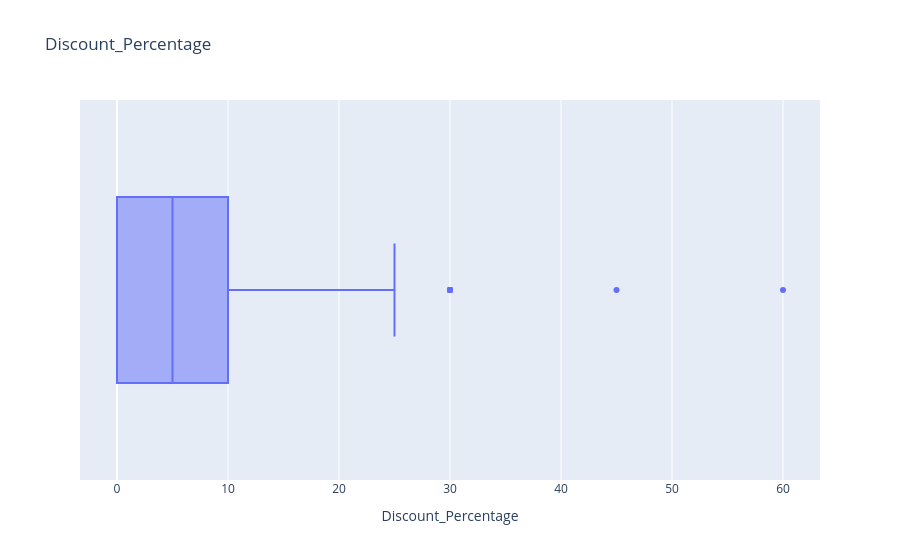

Notebook source saved alongside this figure:
### Code cell
px.box(data_frame= df, x= 'Discount_Percentage', title= 'Discount_Percentage')

### Figure 1 — Plotly figure (JSON) as saved in the notebook; plotly's stock layout.template omitted (floating-point values rounded to 4 significant figures; data arrays with more than 128 entries replaced by an {"elided": "..."} marker saying what was removed)
{"data": [{"alignmentgroup": "True", "hovertemplate": "Discount_Percentage=%{x}<extra></extra>", "legendgroup": "", "marker": {"color": "#636efa"}, "name": "", "notched": false, "offsetgroup": "", "orientation": "h", "showlegend": false, "type": "box", "x": {"elided": "16890 float values"}, "x0": " ", "xaxis": "x", "y0": " ", "yaxis": "y"}], "layout": {"boxmode": "group", "legend": {"tracegroupgap": 0}, "title": {"text": "Discount_Percentage"}, "xaxis": {"anchor": "y", "domain": [0, 1], "title": {"text": "Discount_Percentage"}}, "yaxis": {"anchor": "x", "domain": [0, 1]}}}
